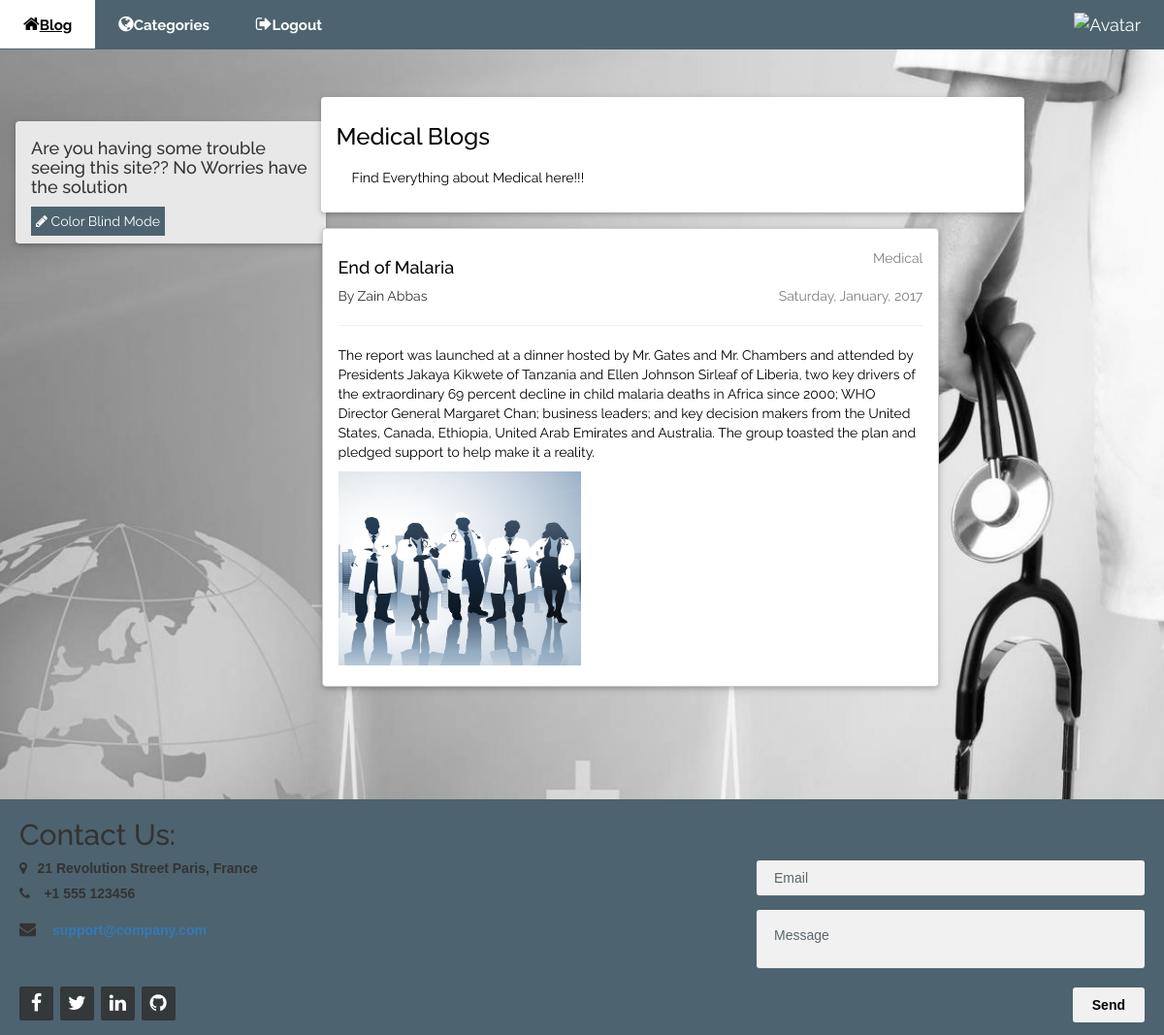
Page /project/medical.php (signed in) on the committed database.
### tables this page shows
CREATE TABLE `blog` (
  `ID` int(11) NOT NULL,
  `name` varchar(255) NOT NULL,
  `created_ID` int(11) NOT NULL,
  `content` text NOT NULL,
  `catagory` varchar(17) NOT NULL,
  `author` varchar(20) NOT NULL,
  `date` varchar(120) NOT NULL,
  `image` varchar(120) NOT NULL
);

### project/medical.php (the view, shortened to what this page needs)
<!DOCTYPE html>
<html>
<head>
  <link rel="stylesheet" href="https://maxcdn.bootstrapcdn.com/bootstrap/3.3.7/css/bootstrap.min.css">
<link rel="stylesheet" href="style.css">
<link rel="stylesheet" href="https://cdnjs.cloudflare.com/ajax/libs/font-awesome/4.7.0/css/font-awesome.min.css">
  <link rel="stylesheet" href="footer-distributed-with-contact-form.css">
</head>
<body style=" background-image: url('images/medical-back.jpg')"" class="imagess"  class="body-color">
<div class="top left">
 <ul class="navbar-color" >
  <li><a href="index.php"  class="navbar-hover-white"><i class="fa fa-home margin-right"></i><span style="font-size:15px;font-weight: bold">Blog</span></a></li>
  <li><a href="Category.php" class="navbar-hover-white" title="News"><i class="fa fa-globe"></i><span style="font-size:15px;font-weight: bold">Categories</span></a></li>
  <li class="hide-small"><a href="Logout.php" class=" navbar-hover-white" title="Messages"><i class="fa fa-sign-out"></i><span style="font-size:15px;font-weight: bold">Logout</span></a></li>
 <li class="hide-small profile"><a href="profile.php" class=" navbar-hover-white" title="My Account"><img src=<?php echo "\"".$_SESSION['image']."\""; ?> class="w3-circle" style="height:25px;width:25px" alt="Avatar"><?php echo "    ".$_SESSION['fullName']; ?></a></li>
 </ul>
</div>
<br>
<div class="containers content" style="max-width:1400px;margin-top:80px">
 <div class="row">
    <div class="col-sm-3">
       <div class="row" style="width:350px;margin-left: -15px;margin-top: 25px">
        <div class="col-sm-12">
          <div style="background-color:#E8E8E8 	 ;border-radius:4px!important; " class="boxes">
            <div class="containers write-box-padding">
             <div > <h4 > Are you having some trouble seeing this site?? No Worries have the solution
 </h4>
                      <button  id="butt" type="button" class="buttons"  ><i class="fa fa-pencil"></i> Color Blind Mode</button>
</div>
            </div>
          </div>
        </div>
      </div>
   </div>
<div class="col-sm-7">
      <div class="row" style="width:755px;margin-left: 0px">
        <div class="col-sm-12">
          <div style="color:#000!important;background-color:#fff!important;border-radius:4px!important" class="boxes">
            <div class="containers write-box-padding">
            <h3>Medical Blogs</h3>
              <p class=" write-box-padding">Find Everything about Medical here!!! </p>
            </div>
          </div>
        </div>
      </div>
     <?php
       include_once("./database/connectDB.php");
      $query2 = "SELECT * FROM blog where catagory= 'Medical'";
      $result2= $db->query($query2);
      if ($result2->num_rows > 0){
      while($row=$result2->fetch_assoc()){
    echo "<div id='p1' class='containers boxes container-style' ><br>";
    echo "<span style='opacity: 0.5;float:right'>".$row['catagory']."</span>";
    echo "<h4>". $row['name']."</h4>";
    echo "<span style='opacity: 0.5;float:right'>".$row['date']."</span>";
    echo "<span style='opacity: 0.8'>By ".$row['author']."</span><hr>";
    echo "<p>". $row['content']."</p>";
    echo "<span><img src=". "\"" .$row['image'] . "\""."style='width:250px; height:200px;'' alt='Northern Lights>";
    echo "<img src='images/nature.jpg' style='width:250px; height :200px; margin-left: 10px' class='he'></span>";
    echo "<br><br></div>";
    }
    }
      ?>
    </div>
</div>
</div>
<br>
<footer style="background-color: #4d636f" class="footer-distributed">
      <h2  style="margin-top: 0px"> Contact Us: </h2>
      <div class="footer-left">
        <div>
          <p><span><i class="fa fa-map-marker">&nbsp &nbsp</i>21 Revolution Street</span> Paris, France</p>
        </div>
        <div>
          <p><span><i class="fa fa-phone">&nbsp &nbsp</i> </span>+1 555 123456</p>
        </div>
        <div>
           <p><span><i class="fa fa-envelope"> &nbsp &nbsp</i><a href="mailto:support@company.com"></span>support@company.com</a></p>
        </div>
        <div class="footer-icons">
          <a href="#"><i class="fa fa-facebook"></i></a>
          <a href="#"><i class="fa fa-twitter"></i></a>
          <a href="#"><i class="fa fa-linkedin"></i></a>
          <a href="#"><i class="fa fa-github"></i></a>
        </div>
      </div>
      <div class="footer-right">
        <form >
          <input type="text" name="email" placeholder="Email" />
          <textarea  placeholder="Message"></textarea>
          <button type="button" >Send</button>
        </form>
      </div>
    </footer>
</body>
</html>

### project/style.css (style rules this page uses)
.navbar-color { color:#fff; background-color:#4d636f }
ul { list-style-type: none; margin: 0; padding: 0; overflow: hidden; font-size:18px!important }
footer { bottom: 0; }
li { float: left; }
.profile { float:right!important; }
.top { position:fixed; width:100% ;z-index:1; top:0 }
.left { left:0; }
.boxes { box-shadow:0 2px 4px 0 rgba(0,0,0,0.16),0 2px 10px 0 rgba(0,0,0,0.12)!important }
.containers { padding:0.01em 16px }
.containers:after { content:"";display:table;clear:both }
.content { max-width:980px;margin:auto }
.write-box-padding { padding:8px 16px!important }
li a { display: block; color: white; text-align: center; padding: 12px 12px; text-decoration: none; padding:12px 24px!important }
.buttons { background-color: #4d636f; border:none; color:white ; padding: 5px 5px }
.container-style { color:#000!important;background-color:#fff!important;border-radius:4px!important;border:1px solid #ccc;margin:16px!important }
input[type=text] { width: 130px; box-sizing: border-box; border: 2px solid #ccc; border-radius: 15px; font-size: 12px; background-color: white; background-position: 10px 10px; background-repeat: no-repeat; padding: 8px 8px 8px 8px; transition: width 0.4s ease-in-out; }
* { box-sizing:border-box }
.img-responsive, { display: block; max-width: 100%; height: auto; }
.imagess { background: no-repeat center center fixed; background-size: cover; }
i.fa-envelope { font-size: 17px; line-height: 38px; }

### project/footer-distributed-with-contact-form.css (style rules this page uses)
.footer-distributed { background-color: #4d636f; box-shadow: 0 1px 1px 0 rgba(0, 0, 0, 0.12); box-sizing: border-box; width: 100%; font: bold 14px sans-serif; text-align: left; padding: 20px 20px 10px; margin-top: 80px; overflow: hidden; }
.footer-distributed .footer-left { float: left; }
.footer-distributed .footer-icons { margin-top: 40px; }
.footer-distributed .footer-icons a { display: inline-block; width: 35px; height: 35px; cursor: pointer; background-color: #33383b; border-radius: 2px; font-size: 20px; color: #ffffff; text-align: center; line-height: 35px; margin-right: 3px; margin-bottom: 5px; }
.footer-distributed .footer-right { float: right; }
.footer-distributed form { display: inline-block; }
.footer-distributed form input, .footer-distributed form textarea { display: block; border-radius: 3px; box-sizing: border-box; background-color: #f1f1f1; box-shadow: 0 1px 0 0 rgba(255, 255, 255, 0.1); border: none; resize: none; font: inherit; font-size: 14px; font-weight: normal; color: #d1d2d2; width: 400px; padding: 18px; }
.footer-distributed form input { height: 30px; margin-bottom: 15px; }
.footer-distributed form textarea { height: 60px; margin-bottom: 20px; }
.footer-distributed form button { border-radius: 3px; background-color: #f1f1f1; color: black; border: 0; padding: 10px 20px; float: right; }

### project/medical.php (style rules this page uses)
body,h1,h2,h3,h4,h5 { font-family: "Raleway", sans-serif }

### rows in the picture
blog: catagory "Medical", name "End of Malaria", date "Saturday, January, 2017", author "Zain Abbas", content "The report was launched at a dinner hosted by Mr. Gates and Mr. Chambers and attended by Presidents Jakaya Kikwete of Tanzania and Ellen Johnson Sirleaf of Liberia, two key drivers of the extraordinary 69 percent decline in child malaria deaths in Africa since 2000; WHO Director General Margaret Chan; business leaders; and key decision makers from the United States, Canada, Ethiopia, United Arab Emirates and Australia. The group toasted the plan and pledged support to help make it a reality.", image (picture)
